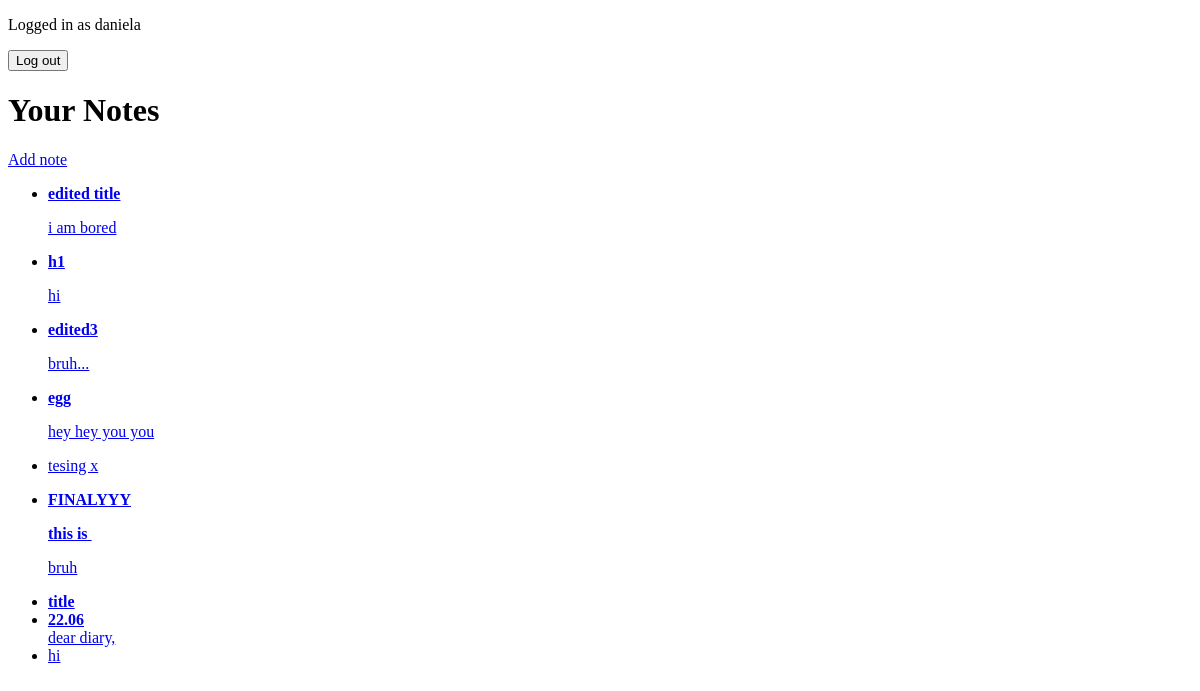
The page /notes/ (signed in) on the database as committed earlier.
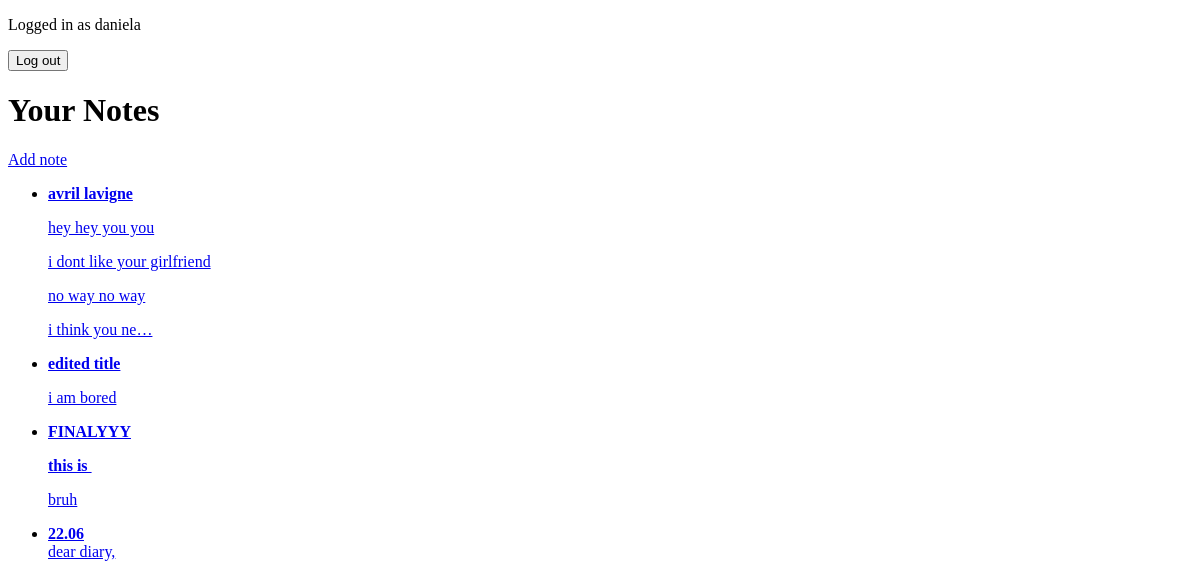
The same page on the database as committed later.
### notes/models.py (models this page shows, shortened)
class Note(models.Model):
    title = models.CharField(max_length=100, blank=True)
    text = HTMLField(blank=True)
    date = models.DateTimeField(auto_now_add=True)
    important = models.BooleanField(default=False)
    archive = models.BooleanField(default=False)
    user = models.ForeignKey(User, on_delete=models.CASCADE)

### notes/views.py (the view)
# urls.py: path('notes/', views.notes, name='notes'),
def notes(request):
    usernotes = Note.objects.filter(user=request.user, archive=False).order_by('-date')
    return render(request, 'notes/notes.html', {'notes': usernotes})

### notes/templates/notes/notes.html (shortened to what this page needs)
<!DOCTYPE html>
<html>
<head>
</head>
<body>
    <div>
        {% extends 'notes/base.html' %}
        {% block content %}
        <h1>Your Notes</h1>
        <a href="{% url 'add' %}">Add note</a>
        <ul>
            {% for note in notes %}
            <li>
                <a href="{% url 'note' note.id %}">
                    {% if note.title %} <b>{{ note.title }}</b> <br>{% endif %}
                    {% if note.text %} {{ note.text|safe|truncatechars:100 }}{% endif %}
                </a>
            </li>
            {% endfor %}
        </ul>
        {% endblock %}

### notes/templates/notes/base.html (shortened to what this page needs)
{% if user.is_authenticated %}
<p>Logged in as {{ user.username }}</p>
<form action="{% url 'logoutuser' %}" method="POST">
    <button type="submit">Log out</button>
</form>
{% else %}
<a href="{% url 'signupuser' %}">Sign Up</a>
<a href="{% url 'loginuser' %}">Log in</a>
{% endif %}
{% block content%}
{% endblock %}

Rows that differ between the two databases and show on the page:
removed Note: title "h1", text "hi"
removed Note: title "edited3", text "bruh..."
removed Note: title "egg", text "hey hey you you"
removed Note: text "tesing x"
removed Note: title "title"
removed Note: text "hi"
added Note: title "avril lavigne", text "hey hey you you i dont like your girlfriend no way no way i think you ne…"
